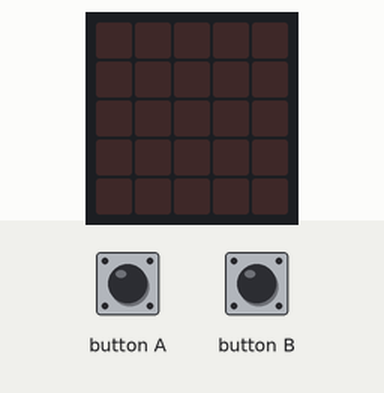
Bench run of a program on a simulated BBC micro:bit running MicroPython. On the bench: the board's 5×5 LED display. The inputs (shaded band) are chosen by the test bench.

Above: at 1.2 s.
1.3 s: button A pressed for 0.15 s
At 2.3 s:
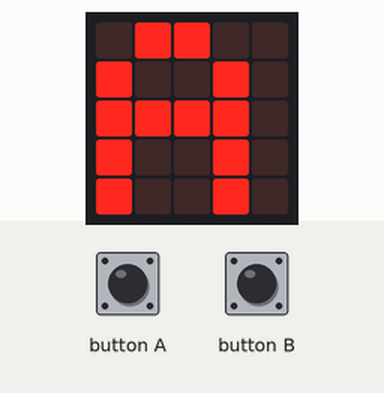
2.9 s: button B pressed for 0.15 s
At 3.5 s:
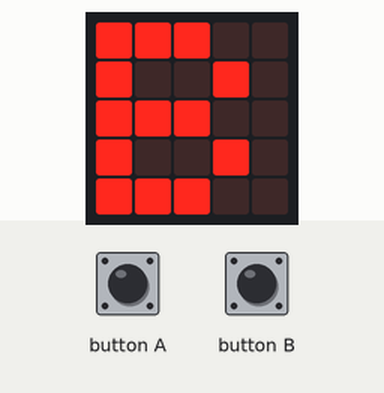
4.5 s: button A pressed for 1 s
At 5.9 s:
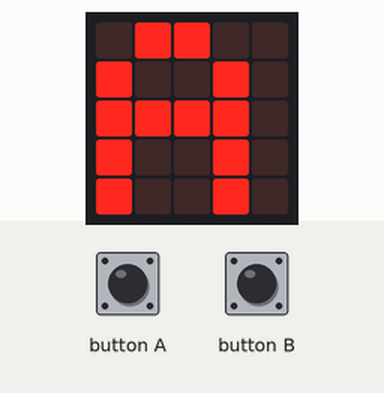
7.0 s: button B pressed for 1 s
At 7.8 s:
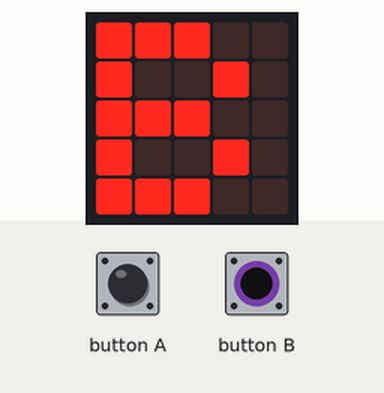
Timing chart, 0 to 10.0 s (numbered marks = the images above; inputs shaded):
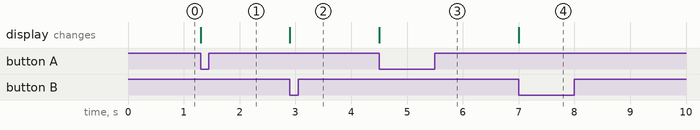

The program:

2_Botones.py
```python
# Referencia para Microbit:
#
# https://microbit-micropython.readthedocs.io/en/latest/index.html
#
from microbit import *

while True:
  if button_a.is_pressed():
    display.show("A")
  elif button_b.is_pressed():
    display.show("B")
```

Measured:
- after the input at 1.3 s, the display: changes at once (image 1)
- after the input at 2.9 s, the display: changes at once (image 2)
- after the input at 4.5 s, the display: changes at once (image 3)
- after the input at 7.0 s, the display: changes at once (image 4)
